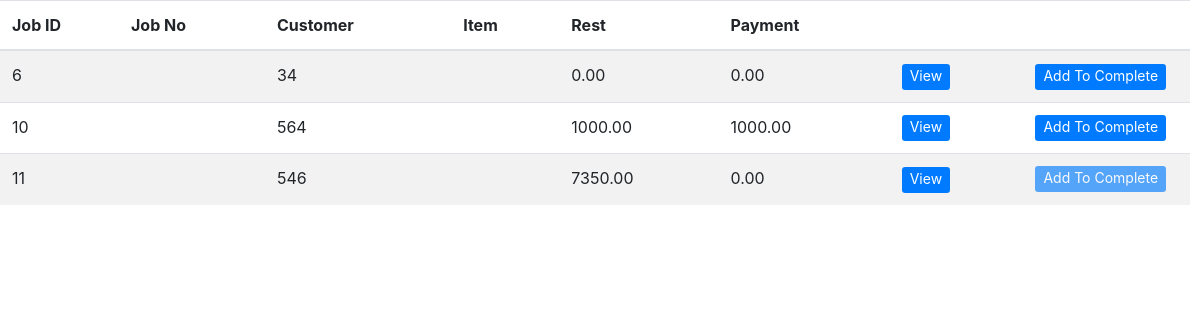
Page /tables/dispatch_table.php (signed in) on the earlier database version.
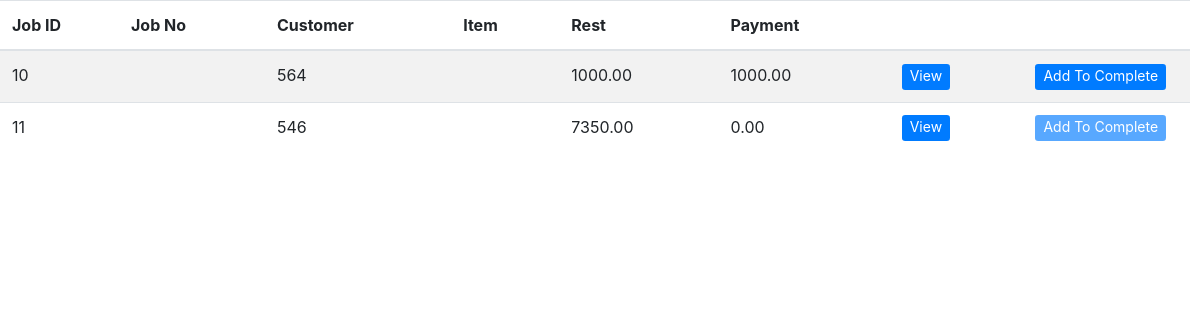
Same page on the later database version.
### tables this page shows
CREATE TABLE `jobs` (
  `id` int(11) NOT NULL,
  `job_no` varchar(100) NOT NULL,
  `customer` varchar(400) NOT NULL,
  `channel` varchar(100) NOT NULL,
  `job_type` varchar(100) NOT NULL,
  `product` varchar(100) NOT NULL,
  `category` varchar(100) NOT NULL,
  `material` varchar(64) NOT NULL,
  `size` varchar(50) NOT NULL,
  `bind` varchar(50) NOT NULL,
  `colour` varchar(20) NOT NULL,
  `user_description` varchar(250) NOT NULL,
  `date` date NOT NULL,
  `quantity` decimal(10,2) NOT NULL,
  `budget` decimal(10,2) NOT NULL,
  `discount` decimal(10,2) NOT NULL,
  `discounted` decimal(10,2) NOT NULL,
  `ad_pay_amount` decimal(10,2) NOT NULL,
  `rest` decimal(10,2) NOT NULL,
  `admin_description` varchar(250) NOT NULL,
  `state` enum('request','design','production','reject','QA','complete','dispatch') NOT NULL,
  `accepted_by` varchar(100) NOT NULL,
  `checked_by` varchar(100) NOT NULL,
  `failed_reason` varchar(255) NOT NULL,
  `cash` decimal(10,2) NOT NULL,
  `change_amt` decimal(10,2) NOT NULL,
  `payment` decimal(10,2) NOT NULL,
  `dispatch_day` varchar(100) NOT NULL,
  `dispatch_year` varchar(10) NOT NULL,
  `dispatch_month` varchar(10) NOT NULL
);

### tables/dispatch_table.php (the view, shortened to what this page needs)
<!DOCTYPE html>
<html>
<head>
</head>
<body>
      <?php
       require '../include/config.php';
       $view_status ="dispatch";
      if(isset($_POST["query"]))
      {
         $search =$_POST["query"];
         $query = "SELECT * FROM jobs WHERE state='$view_status' AND id LIKE '%".$search."%' ";
      }
      else
      {
         $query = "SELECT * FROM jobs WHERE state='$view_status'";
      }
      $result = mysqli_query($conn ,$query);
      if(mysqli_num_rows($result)>0)
      {
        ?>
     <div class="tablealign">
     <?php include('../include/head.php'); ?>
      <table id="editable_table" class="table table table-striped">
       <thead>
        <tr>
        <th>Job ID</th>
         <th>Job No</th>
         <th>Customer</th>
         <th>Item</th>
         <th>Rest</th>
         <th>Payment</th>
         <th></th>
         <th style="width: 14%;"></th>
        </tr>
       </thead>
       <tbody>
       <?php
       while($row = mysqli_fetch_array($result))
       {
        echo '
        <tr>
         <td style="width: 10%;">'.$row["id"].'</td>
         <td>'.$row["job_no"].'</td>
         <td>'.$row["customer"].'</td>
         <td>'.$row["product"].'</td>
         <td>'.$row["rest"].'</td>
         <td>'.$row["payment"].'</td>
         <td><button type="button" id="'.$row["id"].'" name="'.$row["id"].'" class="btn btn-primary btn-sm view_data" data-toggle="modal" data-target="#myModaldispatch" style="border: 0px; color: #ffffff; font-size: 14px; padding-top: 1px;">View</button></td>';
        if($row["payment"]>=$row["rest"]){
          echo  '<td><button type="button"  onclick="addcomplete('.$row["id"].')" class="btn btn-primary btn-sm" style="border: 0px; color: #ffffff; font-size: 14px; padding-top: 1px;">Add To Complete</button></td>';
        }
        else {
          echo  '<td><button type="button"  onclick="addcomplete('.$row["id"].')" class="btn btn-primary btn-sm tooltip" style="border: 0px; color: #ffffff; font-size: 14px; padding-top: 1px;" disabled>Add To Complete</button></td>';
        }
        echo '</tr>';
       }
       ?>
       </tbody>
      </table>
    </div>
       <?php
      }
      else
      {
       echo 'Data Not Found';
      }
      ?>
  </body>
  </html>

Differences in the rows shown:
no longer on this page (row edited): jobs: id "6", customer "34", rest "0.00", payment "0.00"
